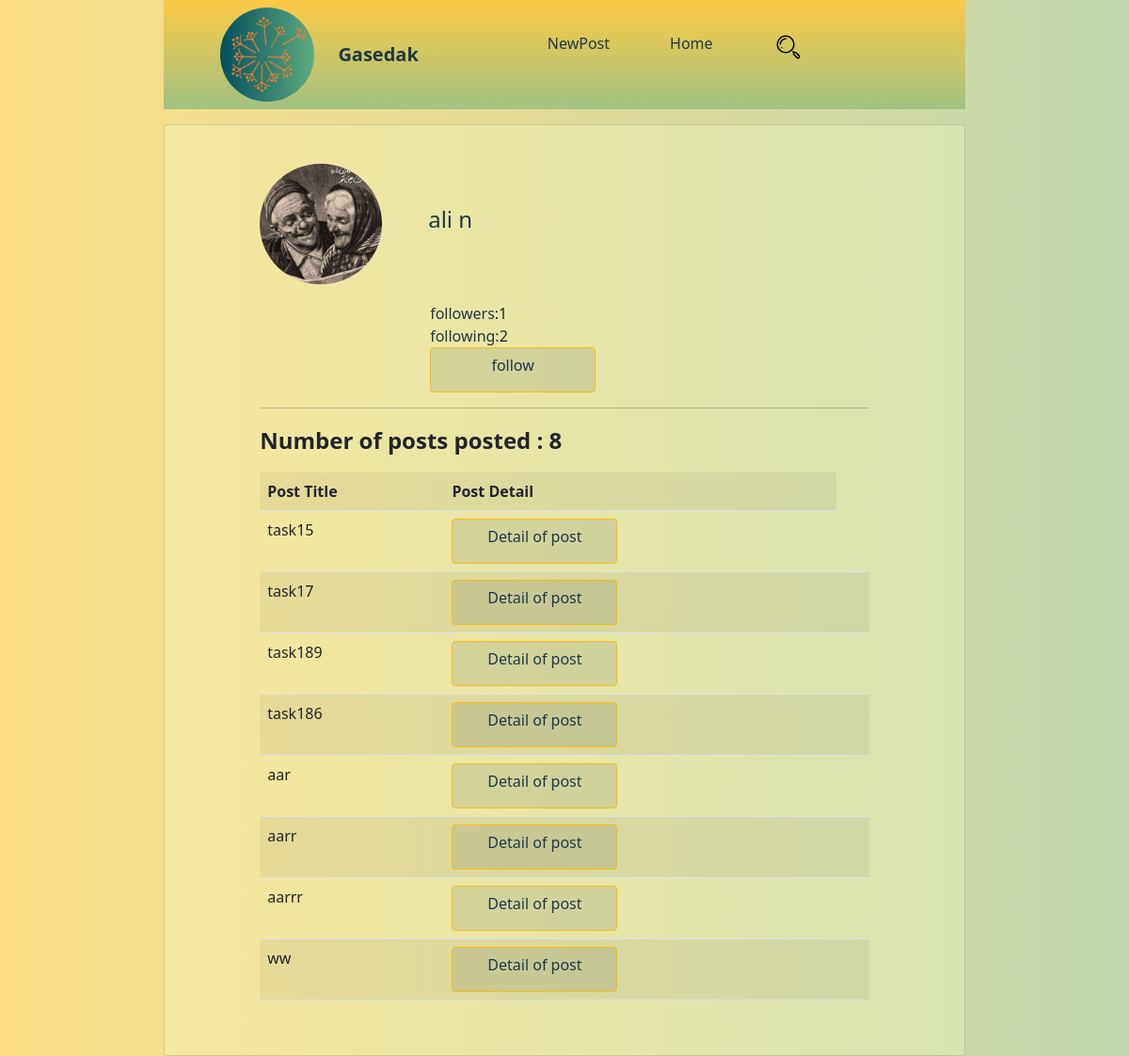
/user/profile/2/, run on the app's committed database.
### apps/account/models/user.py (models this page shows, shortened)
class User(AbstractBaseUser, PermissionsMixin):
    CHOICE_GENDER = [('0', 'Prefer Not To Say'), ('1', "Female"), ('2', 'Male')]
    first_name = models.CharField('First Name', max_length=30, validators=[name_validation])
    last_name = models.CharField('Last Name', max_length=30, validators=[name_validation])
    email = models.EmailField('Address Email', unique=True, null=True, blank=True)
    phone_number = models.CharField('Phone Numbers', unique=True, null=True, blank=True, max_length=11)
    token_sms = models.CharField(null=True, blank=True, max_length=6)
    user_name = models.CharField('Email or phone number', unique=True, max_length=50,
                                 validators=[user_name_validator])
    photo_profile = models.ImageField('Photo Profile', upload_to='profile/%y/%m/%d/', blank=True, null=True)
    gender = models.CharField("Gender", blank=True, null=True, max_length=1, choices=CHOICE_GENDER,
                              default='0')
    bio = models.TextField("Bio", blank=True, null=True)
    website = models.URLField('Address Website', blank=True, null=True)
    follow = models.ManyToManyField('account.User', related_name='following',
                                    through='Follow')
    request_follow = models.ManyToManyField('account.User', related_name='RequestFollow',
                                            through='RequestFollow')
    is_active = models.BooleanField(_('active'), default=True)
    is_superuser = models.BooleanField(_('superuser'), default=False)
    is_staff = models.BooleanField(_('staff'), default=False)
    objects = UserManagers()
    REQUIRED_FIELDS = []
    USERNAME_FIELD = 'user_name'
    class Meta:
        verbose_name = _('User')
        verbose_name_plural = _('Users')
        app_label = 'account'

### apps/account/views.py (the view)
# urls.py: path('profile/<int:other_user_pk>/', ProfileUser.as_view(), name="profile"),
class ProfileUser(View):
    def get(self, request, other_user_pk):
        posts = Post.objects.filter(author__in=[other_user_pk]).values("title", 'slug')
        count = Post.objects.filter(author__in=[other_user_pk]).count()
        comment = Comment.objects.filter(post=other_user_pk).values('user__first_name', 'user__last_name', 'comment')
        author = Post.objects.filter(author__in=[other_user_pk]).values('pk', 'author', 'author__first_name',
                                                                        'author__last_name')
        profile = User.objects.filter(pk=other_user_pk).values('id', 'bio', 'first_name', 'last_name', 'photo_profile',
                                                               'website')
        if not posts:
            return render(request, 'user/profile_without_post.html',
                          {"message": 'User has no posts', 'profile': profile[0]})
        return render(request, "user/profile.html",
                      {'posts': posts, 'author': author[0], 'count': count, 'comment': comment, 'profile': profile[0]})

### apps/account/managers.py (called while the page is built)
    def following(self, pk):
        following = [i['following__first_name'] + " " + i['following__last_name'] for i in
                     self.filter(user=pk).values('following__last_name', 'following__first_name').distinct()]
        return following

    def followers(self, pk):
        followers = [i['user__first_name'] + " " + i['user__last_name'] for i in
                     self.filter(following__in=[pk]).values('user__first_name', 'user__last_name')]
        return followers

### apps/account/templatetags/custom_tag_account.py (called while the page is built)
@register.simple_tag()
def count_followers(pk):
    followers = Follow.objects.followers(pk)
    return len(followers)

@register.simple_tag()
def count_following(pk):
    following = Follow.objects.following(pk)
    return len(following)

### apps/account/templates/user/profile.html (shortened to what this page needs)
{% extends 'base.html' %}
{% load custom_tag_account %}
{% load static %}{% block content0 %} Profile {% endblock %}
{% block header_content %}
    <img src="{% static "images/page/logo1.jpg" %}" width="100" height="100"
         class="logo d-inline-block align-top">
    <a class="link-header navbar-brand" style="color: #1F3847" href="#">Gasedak</a>
    <div class="collapse navbar-collapse" id="navbarNavDropdown">
        <ul class="navbar-nav" style="margin-left: 20%;">
            <li class="li_nav nav-item active pe-5">
                <a class="nav-link" style="color: #1F3847;" href="{% url "new_post" %}">NewPost</a>
            </li>
            <li class="li_nav nav-item pe-5 ">
                <a class="nav-link" style="color: #1F3847" href="{% url "home" %}">Home</a>
            </li>
            <li class="li_nav nav-item pe-5 ">
                <a class="nav-link" href="{% url "search_result" %}">
                    <figure class="icon-search"></figure>
                </a>
            </li>
        </ul>
    </div>
{% endblock %}
{% block content %}
    <link rel="stylesheet" type="text/css" href='{% static 'css/user/profile/profile_without_post.css' %}'>
    <div class="card background-color">
        <div class="card-body" style=" margin: 3% 10% 3% 10%;">
            {% if user.photo_profile == '' %}
                <img class="img_profile card-img"
                     src="{% static "images/page/user_profile.png" %}">
            {% else %}
                <img src='{{ MEDIA_URL }}{{ profile.photo_profile }}' class="img_profile card-img">
            {% endif %}
            <h4 class="card-title title_name"> {{ profile.first_name }} {{ profile.last_name }}</h4>
            <ul class="ul_profile">
                <li><a class="card-link a_link"
                       href="{% url 'followers_list' profile.id %}">followers</a>:{% count_followers profile.id %}
                </li>
                <li><a class="card-link a_link"
                       href="{% url 'following_list' profile.id %}">following</a>:{% count_following profile.id %}
                </li>
                <div style="display:inline-flex ;">
                    <li>
                        {% if user.id != profile.id %}
                            <a class="btn btn-primary" href="{% url 'send_request_follow' profile.id %}">follow
                            </a>
                        {% endif %}
                    </li>
                </div>
            </ul>
            <hr>
        <p style="font-weight: bold ;font-size: x-large"> Number of posts posted : {{ count }}</p>
            <table class="table table-striped">
                <tr>
                    <th>Post Title</th>
                    <th>Post Detail</th>
                </tr>
                {% for post in posts %}
                    <tr>
                        <td>{{ post.title }}</td>
                        <td><a class="btn btn-primary"
                               href="{% url 'detail_post' author.author post.slug %}">Detail of post</a></td>
                        <td>
                        </td>
                    </tr>
                {% endfor %}
            </table>
        </div>
    </div>
{% endblock %}

### apps/account/static/css/base/style.css (style rules this page uses)
html,body,html { height: 100%; }
.margin_padding { margin: 0; padding: 0; }
.logo { border-radius: 50%; margin-left: 7%; }
.background { background: linear-gradient(to left, #c2d7ad, #fdde86); }
.icon-search { background-image: url("../../images/icon/search.svg"); width: 32px; height: 32px; }
.link-header { margin-left: 3%; font-size: xx-large; font-weight: bold; }

### apps/account/static/css/user/profile/profile_without_post.css (style rules this page uses)
.img_profile { border-radius: 50%; width: 20%; }
.ul_profile { list-style: none; margin-top: 3%; margin-left: 23%; }
.background-color { background-color: rgba(244, 255, 201, 0.3); }
.title_name { color: #1F3847; display: inline-block; margin-left: 7%; }
.btn-primary { background-color: rgba(26, 47, 56, 0.1); border: 1px solid #FBBc0e; width: 11rem; height: 3rem; color: #1F3847; text-align: center; }
.a_link { text-decoration-line: none; display: inline-grid; color: #1F3847; }

### data on the page
User: photo_profile (picture), first_name "ali", last_name "n", id "1", id "2"

### other printed values
{{ count }} "8"
{{ post.title }} "task15" "task17" "task189" "task186" "aar" "aarr" "aarrr" "ww"
